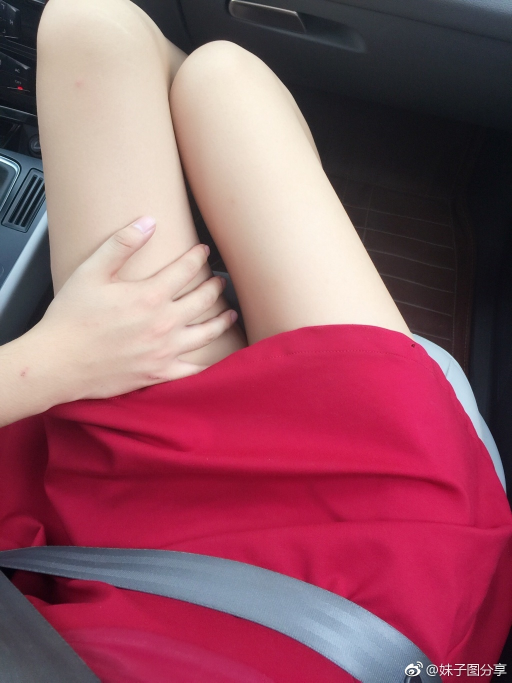
#> input picture scrapy系列/抓取妹子图/img1.jpg, 1024 x 1365 px, given as the content of the folder scrapy系列/抓取妹子图/img1.jpg, which was not available (shown at 1/2 size)
$ python -i 003.py   (imports and definitions only)   (older library calls are emulated)
#> lines starting #> are read from the running program, lines starting #| are printed output that depends on the picture
__author__ = 'BY'
from PIL import Image,ImageDraw
import PIL
import os
import sys
from PIL import ImageFile
ImageFile.LOAD_TRUNCATED_IMAGES = True

def get_name(file) :
    name = os.listdir(file)
    return name

def change_size(file):#改变图片分辨率
#> called with file = 'scrapy系列/抓取妹子图/img1.jpg'
    name = get_name(file)
    for i in range(0,len(name)):
        photo_name = file + '/' + name[i]
        print(photo_name)
        img = Image.open(photo_name)
#> img is the input picture: PIL image 1024x1365 RGB; mean R, G, B 147.8, 88.5, 102.7
        new_size = img.size
#> new_size = (1024, 1365)
        if new_size[0] > 640 and new_size[1] > 1136:
            new_pic = img.resize((640,1136),Image.ANTIALIAS)
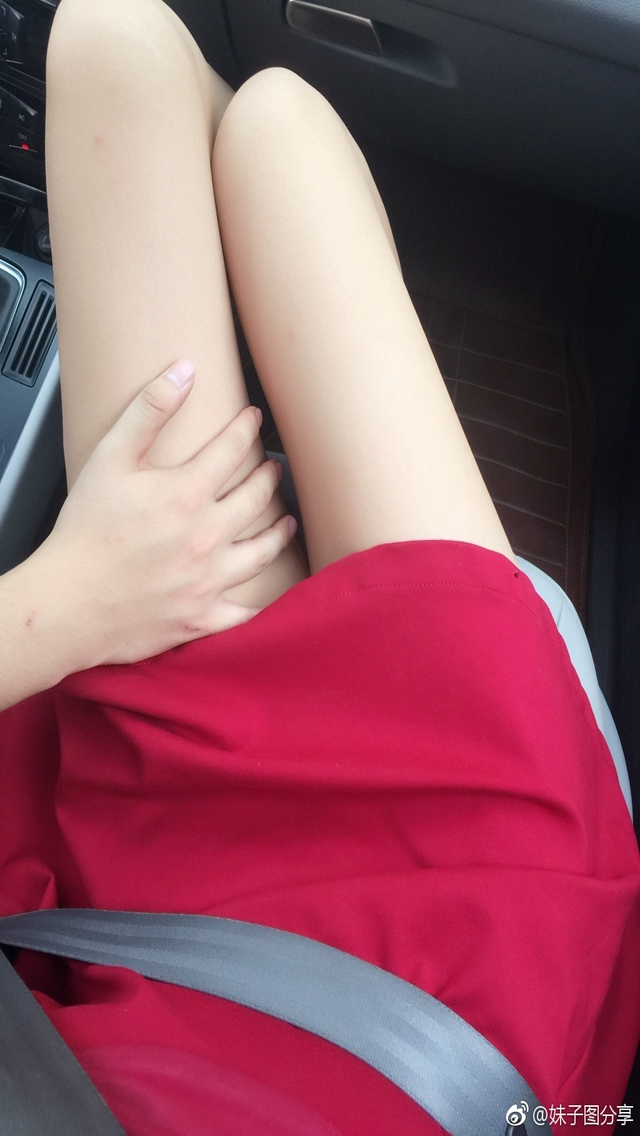
#> new_pic: PIL image 640x1136 RGB; mean R, G, B 147.8, 88.5, 102.7
        if new_size[0] > 640 and new_size[1] < 1136:
            new_pic = img.resize((640,new_size[1]),Image.ANTIALIAS)
        if new_size[0] < 640 and new_size[1] > 1136:
            new_pic = img.resize((new_size[0],1136),Image.ANTIALIAS)
        if new_size[0] < 640 and new_size[1] < 1136:
            new_pic = img.resize((new_size[0],new_size[1]),Image.ANTIALIAS)
        new_pic.save('photo2'+'/'+name[i])
        new_pic.close()
        img2 = Image.open('photo2'+'/'+name[i])
        print(img2.size)
#| (640, 1136)
        img2.close


# [3 lines not run here, left out]
    #print(help(Image))
    #x = (320,480)
    #print(x[0])

>>> result = change_size('scrapy系列/抓取妹子图/img1.jpg')

$ run again, on scrapy系列/抓取妹子图/img2.jpg
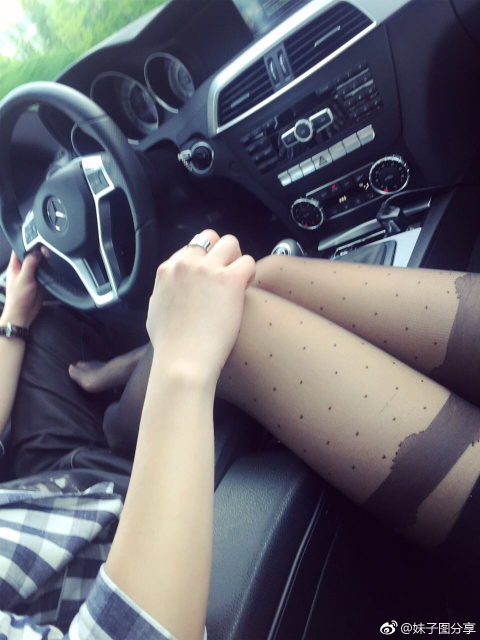
#> input picture scrapy系列/抓取妹子图/img2.jpg, 960 x 1280 px, given as the content of the folder scrapy系列/抓取妹子图/img2.jpg, which was not available (shown at 1/2 size)
#> in change_size, img is the input picture: PIL image 960x1280 RGB; mean R, G, B 98.3, 97.2, 107.4
#> in change_size, `new_pic = img.resize((640,1136),Image.ANTIALIAS)`:
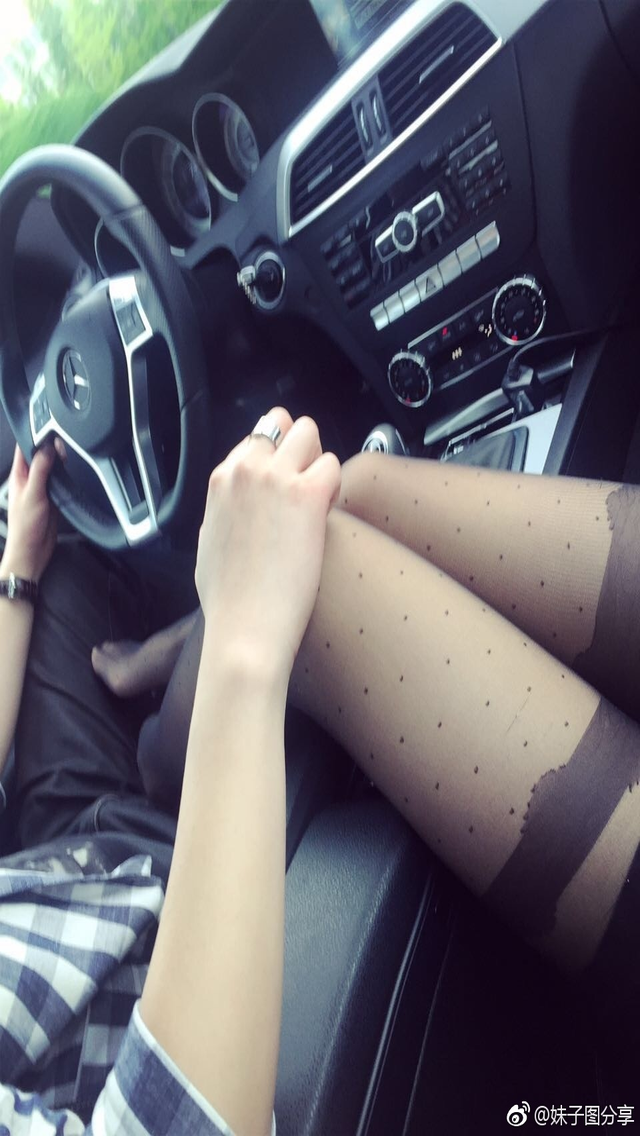
#> new_pic: PIL image 640x1136 RGB; mean R, G, B 98.3, 97.2, 107.4
#| (640, 1136)

$ run again, on scrapy系列/抓取妹子图/img3.jpg
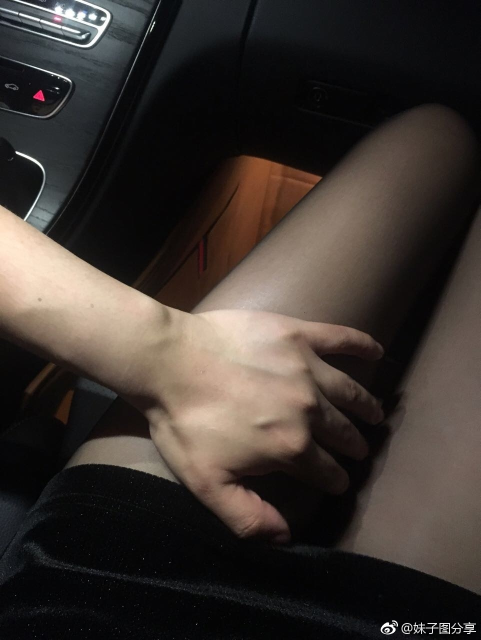
#> input picture scrapy系列/抓取妹子图/img3.jpg, 961 x 1280 px, given as the content of the folder scrapy系列/抓取妹子图/img3.jpg, which was not available (shown at 1/2 size)
#> in change_size, img is the input picture: PIL image 961x1280 RGB; mean R, G, B 59.6, 52.3, 47.7
#> in change_size, `new_pic = img.resize((640,1136),Image.ANTIALIAS)`:
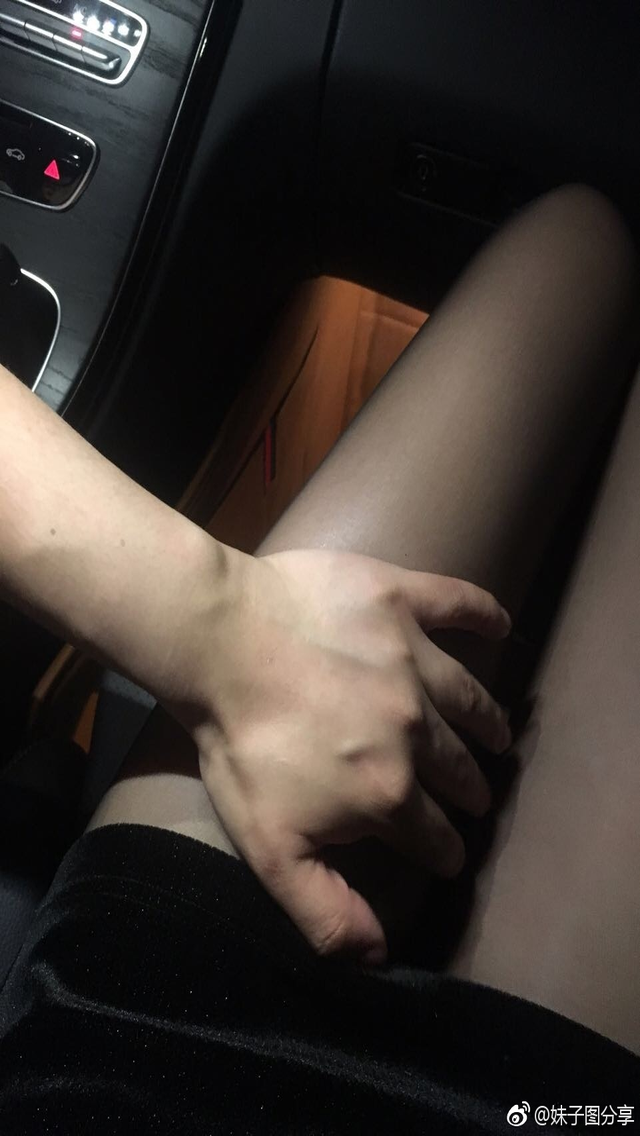
#> new_pic: PIL image 640x1136 RGB; mean R, G, B 59.6, 52.3, 47.7
#| (640, 1136)

$ run again, on scrapy系列/抓取妹子图/img4.jpg
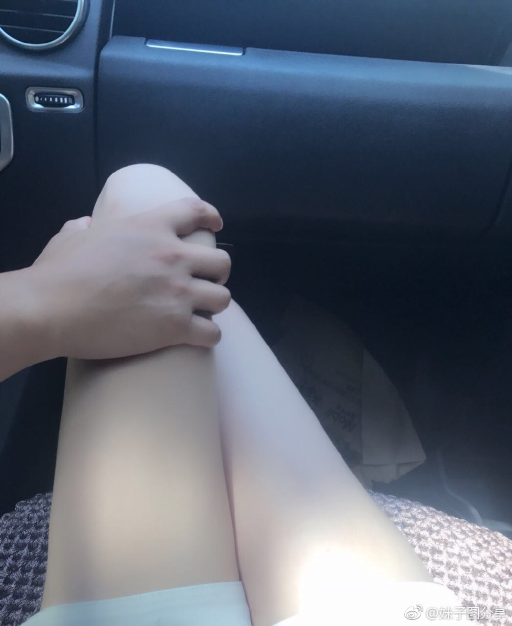
#> input picture scrapy系列/抓取妹子图/img4.jpg, 1024 x 1251 px, given as the content of the folder scrapy系列/抓取妹子图/img4.jpg, which was not available (shown at 1/2 size)
#> in change_size, img is the input picture: PIL image 1024x1251 RGB; mean R, G, B 92, 100.1, 114.2
#> in change_size, `new_pic = img.resize((640,1136),Image.ANTIALIAS)`:
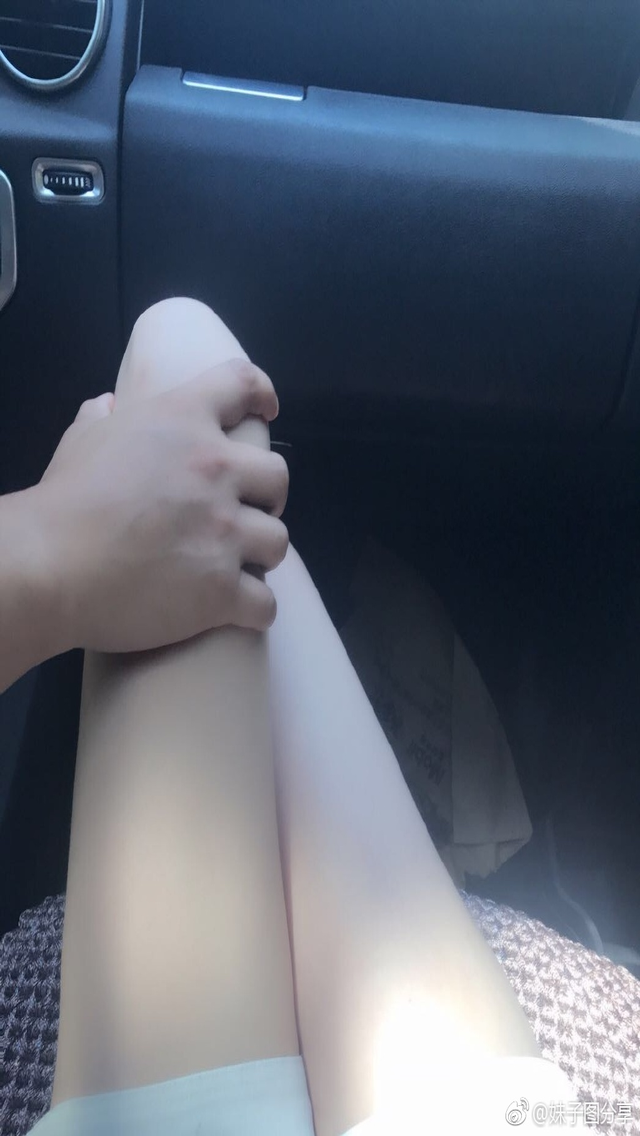
#> new_pic: PIL image 640x1136 RGB; mean R, G, B 92, 100.1, 114.2
#| (640, 1136)
